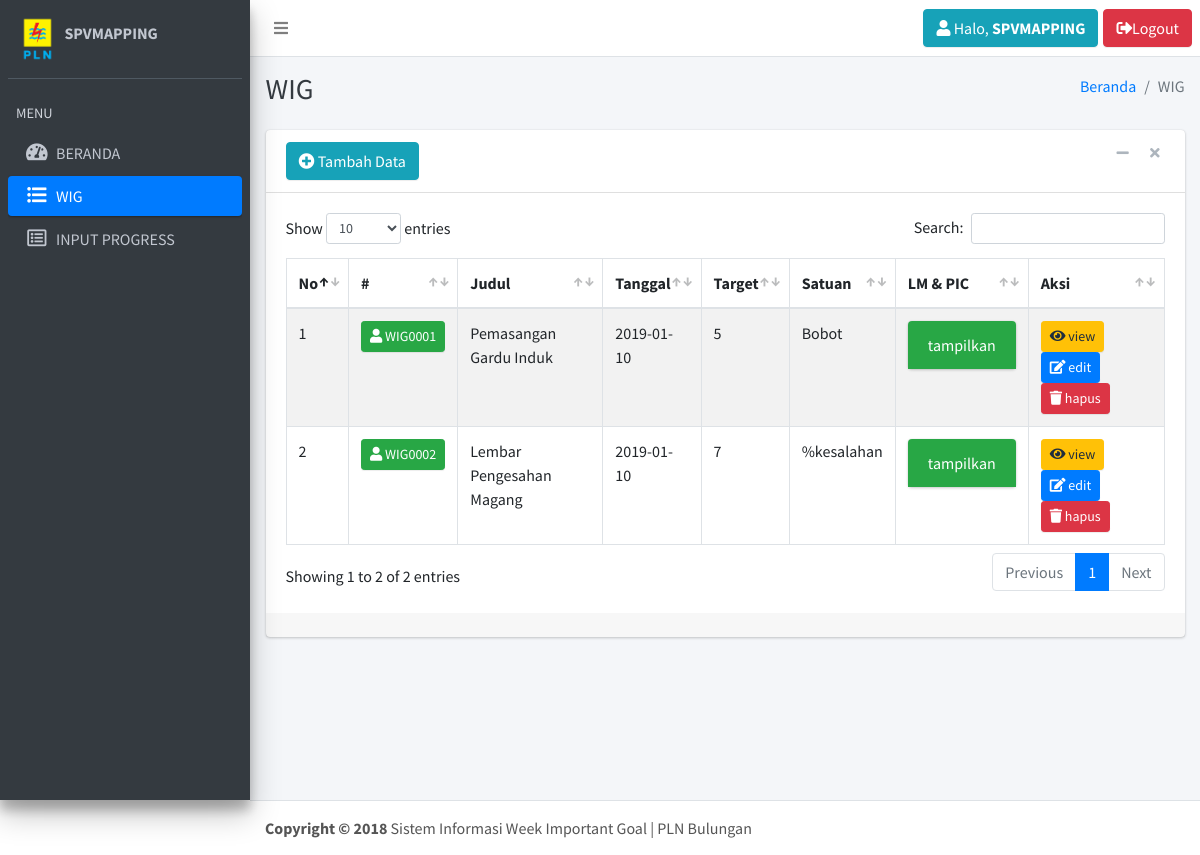
The app's page /index.php?page=wig (signed in), older data.
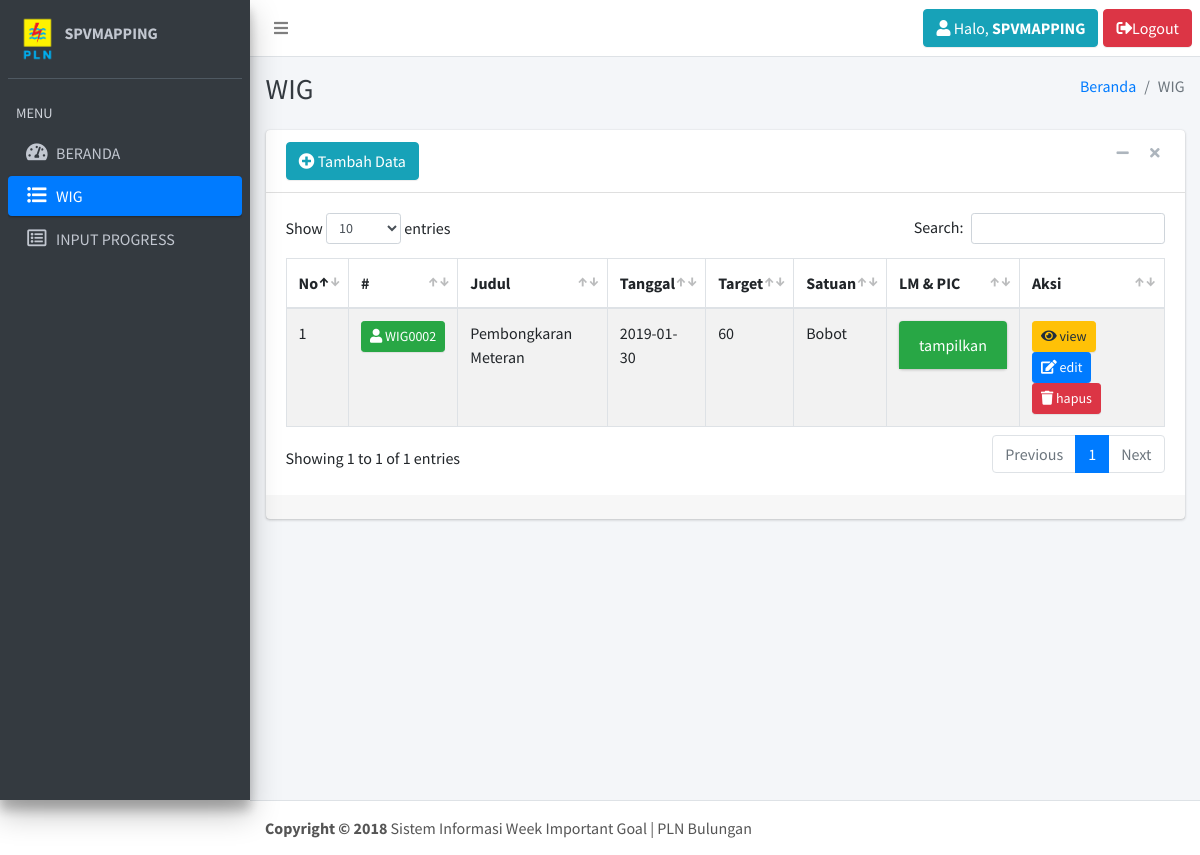
The same page, newer data.
### tables this page shows
CREATE TABLE `tbl_user` (
  `username` varchar(30) NOT NULL,
  `password` varchar(10) NOT NULL,
  `role` int(5) NOT NULL
);

CREATE TABLE `tbl_wig` (
  `id_wig` varchar(15) NOT NULL,
  `username` varchar(30) NOT NULL,
  `judul` text NOT NULL,
  `tanggal` date NOT NULL,
  `target` int(10) NOT NULL,
  `satuan` varchar(25) NOT NULL
);

### page/wig/wig.php (the view, shortened to what this page needs)
<div class="content-wrapper">
    <div class="content-header">
        <div class="container-fluid">
            <div class="row mb-2">
                <div class="col-sm-6">
                    <h1 class="m-0 text-dark">WIG</h1>
                </div>
                <div class="col-sm-6">
                    <ol class="breadcrumb float-sm-right">
                        <li class="breadcrumb-item"><a href="?page=beranda">Beranda</a></li>
                        <li class="breadcrumb-item active">WIG</li>
                    </ol>
                </div>
            </div>
        </div>
    </div>
    <div class="content">
        <div class="container-fluid">
            <div class="row">
                <div class="col-md-12">
                    <div class="card card-default">
                        <div class="card-header">
                            <?php if ($page == 'wig') { ?>
                                <a href="?page=wigtambah" class="btn btn-info"><i class="fas fa-plus-circle"></i> Tambah Data</a>
                            <?php } else { ?>
                                <h4>INPUT PROGRESS WIG</h4>
                            <?php } ?>
                            <div class="card-tools">
                                <button type="button" class="btn btn-tool" data-widget="collapse"><i class="fa fa-minus"></i></button>
                                <button type="button" class="btn btn-tool" data-widget="remove"><i class="fa fa-remove"></i></button>
                            </div>
                        </div>
                        <div class="card-body">
                            <div class="row">
                                <div class="table-responsive">
                                    <table id="example1" class="table table-bordered table-striped">
                                        <thead>
                                            <tr>
                                                <th>No</th>
                                                <th>#</th>
                                                <th>Judul</th>
                                                <th>Tanggal</th>
                                                <?php if ($page == 'wig') { ?>
                                                <th>Target</th>
                                                <th>Satuan</th>
                                                <th>LM & PIC</th>
                                                <?php } ?>
                                                <th><?= ($page == 'wig') ? "Aksi" : "Input Progress" ?></th>
                                            </tr>
                                        </thead>
                                        <tbody>
                                            <?php
                                            $no = 1;
                                            $sql = mysqli_query($conn,"SELECT * FROM tbl_wig WHERE username='$userdata[username]'") or die (mysqli_error($conn));
                                            while($data = mysqli_fetch_array($sql)){ ?>
                                                <tr>
                                                    <td><?= $no ?></td>
                                                    <td><a class="btn btn-success btn-sm" href="#"><i class="fas fa-user"></i> <?= $data['id_wig'] ?></a></td>
                                                    <td><?= $data['judul'] ?></td>
                                                    <td><?= $data['tanggal'] ?></td>
                                                    <?php if ($page == 'wig') { ?>
                                                    <td><?= $data['target'] ?></td>
                                                    <td><?= $data['satuan'] ?></td>
                                                    <td>
                                                    <div class="card card-success">
                                                        <div class="card-header">
                                                            <a data-toggle="collapse" data-parent="#accordion" href="#collapse_<?= $data['id_wig']?>" class="collapsed" aria-expanded="false">
                                                            tampilkan
                                                            </a>
                                                        </div>
                                                        <div id="collapse_<?= $data['id_wig']?>" class="panel-collapse in collapse" style="">
                                                        <div class="card-body">
                                                            <?= GetLM($data['id_wig']) ?>
                                                        </div>
                                                        </div>
                                                    </div>
                                                    </td>
                                                    <?php } ?>
                                                    <td>
                                                        <?php if ($page == 'wig') { ?>
                                                        <a class="btn btn-warning btn-sm" href="?page=wigview&id=<?php echo $data['id_wig']; ?>"><i class="fas fa-eye"></i> view</a>
                                                        <a class="btn btn-primary btn-sm" href="?page=wigedit&id=<?php echo $data['id_wig']; ?>"><i class="fas fa-edit"></i> edit</a>
                                                        <a class="btn btn-danger btn-sm" href="?page=wighapus&id=<?php echo $data['id_wig']; ?>"><i class="fas fa-trash"></i> hapus</a>
                                                        <?php } ?>
                                                    </td>
                                                </tr>
                                            <?php $no++; } ?>
                                </div>
                            </div>
                        </div>
                        <div class="card-footer">
                        </div>
                    </div>
                </div>
            </div>
        </div>
  <footer class="main-footer">
    <strong>Copyright &copy; 2018</strong> Sistem Informasi Week Important Goal | PLN Bulungan
  </footer>

### index.php (shortened to what this page needs)
<?php
    if (!empty($_SESSION['username']) && !empty($_SESSION['password']))
    {
      include "lib/koneksi.php";
?>
<!DOCTYPE html>
<html lang="en">
<head>
  <link rel="stylesheet" href="https://maxcdn.bootstrapcdn.com/font-awesome/4.4.0/css/font-awesome.min.css">
  <link rel="stylesheet" href="https://code.ionicframework.com/ionicons/2.0.1/css/ionicons.min.css">
  <link rel="stylesheet" href="dist/css/adminlte.min.css">
  <link rel="stylesheet" href="plugins/datatables/dataTables.bootstrap4.min.css">
  <link rel="stylesheet" href="plugins/datepicker/datepicker3.css">
  <link rel="stylesheet" href="https://use.fontawesome.com/releases/v5.5.0/css/all.css">
</head>
<body class="hold-transition sidebar-mini">
<div class="wrapper">
  <nav class="main-header navbar navbar-expand bg-white navbar-light border-bottom">
    <?php include("header.php"); ?>
  </nav>
  <aside class="main-sidebar sidebar-dark-primary elevation-4">
    <?php include("sidebar.php"); ?>
  </aside>
  <?php include("content.php"); ?>
</body>
</html>
<?php
} ?>

### header.php (shortened to what this page needs)
<?php
$user = $_SESSION['username'];
$sql = mysqli_query($conn, "SELECT * FROM tbl_user WHERE username='$user'");
$userdata = mysqli_fetch_array($sql);
    function GetLM($params){
        include "lib/koneksi.php";
        $getlm  = mysqli_query($conn, "SELECT lm_pic FROM tbl_lm WHERE id_wig='$params'") or die (mysqli_error($koneksi));
        $datalm = mysqli_fetch_array($getlm);
        $json = json_decode($datalm['lm_pic']);
        $no=1;
        echo "<div class='table-responsive'><table><tr><th>No.</th><th>LM</th><th>PIC</th></tr>";
        echo "</div></table>";
    }
?>
<ul class="navbar-nav">
    <li class="nav-item">
        <a class="nav-link" data-widget="pushmenu" href="#"><i class="fa fa-bars"></i></a>
    </li>
</ul>
<ul class="navbar-nav ml-auto">
    <li class="nav-item">
        <a class="btn btn-info" style="margin-right:5px;" href="#">
        <i class="fas fa-user"></i> Halo, <strong><?= strtoupper($userdata['username']) ?></strong>
        </a>
    </li>
    <li class="nav-item">
        <a class="btn btn-danger" href="?page=logout"><i class="fas fa-sign-out-alt"></i>Logout</a>
    </li>
</ul>

### sidebar.php (shortened to what this page needs)
<div class="sidebar">
    <div class="user-panel mt-3 pb-3 mb-3 d-flex">
        <div class="image">
            <img src="dist/img/PLN.png">
        </div>
        <div class="info">
            <a class="d-block"><strong><?= strtoupper($userdata['username']) ?></strong></a>
        </div>
    </div>
    <nav class="mt-2">
        <ul class="nav nav-pills nav-sidebar flex-column" data-widget="treeview" role="menu" data-accordion="false">
            <li class="nav-header">MENU</li>
            <li class="nav-item">
                <a href="?page=beranda" class="nav-link
                <?php if ($_GET['page'] == 'beranda'){ echo "active"; } ?>">
                <i class="nav-icon fas fa-tachometer-alt"></i>
                    <p>BERANDA</p>
                </a>
            </li>
            <?php if ($userdata['role'] == 1 || $userdata['role'] == 2 ) { ?>
            <li class="nav-item">
                <a href="?page=wig" class="nav-link
                <?php if ($_GET['page'] == 'wig' || $_GET['page'] == 'wigtambah' || $_GET['page'] == 'wigtambahpro' || $_GET['page'] == 'wigedit'
                         || $_GET['page'] == 'wigeditpro' || $_GET['page'] == 'wighapus' || $_GET['page'] == 'wigview'){ echo "active"; } ?>">
                <i class="nav-icon fas fa-list-ul"></i>
                    <p>WIG</p>
                </a>
            </li>
            <li class="nav-item">
                <a href="?page=progress" class="nav-link
                <?php if ($_GET['page'] == 'progress' || $_GET['page'] == 'wigprogress'){ echo "active"; } ?>">
                <i class="nav-icon far fa-list-alt"></i>
                    <p>INPUT PROGRESS</p>
                </a>
            </li>
            <?php } ?>
        </ul>
    </nav>
</div>

### content.php
<?php
  if (isset($_GET['page'])) $page=$_GET['page'];
  else $page="beranda";
  if ($page == "beranda") include("page/beranda.php");
  elseif ($page == "logout") include("page/logout.php");
  elseif ($page == "user")               include("page/user/user.php");
  elseif ($page == "usertambah")         include("page/user/usertambah.php");
  elseif ($page == "usertambahpro")      include("page/user/usertambahpro.php");
  elseif ($page == "useredit")           include("page/user/useredit.php");
  elseif ($page == "usereditpro")        include("page/user/usereditpro.php");
  elseif ($page == "userlihat")          include("page/user/userlihat.php");
  elseif ($page == "userhapus")          include("page/user/userhapus.php");
  elseif ($page == "wig")                include("page/wig/wig.php");
  elseif ($page == "wigtambah")          include("page/wig/wigtambah.php");
  elseif ($page == "wigtambahpro")       include("page/wig/wigtambahpro.php");
  elseif ($page == "wigedit")            include("page/wig/wigedit.php");
  elseif ($page == "wigeditpro")         include("page/wig/wigeditpro.php");
  elseif ($page == "wiglihat")           include("page/wig/wiglihat.php");
  elseif ($page == "wigview")            include("page/wig/wigview.php");
  elseif ($page == "wighapus")           include("page/wig/wighapus.php");
  elseif ($page == "progress")           include("page/wig/wig.php");
  elseif ($page == "wigprogress")        include("page/wig/wigprogress.php");
else echo"Konten tidak ada";
?>

Row changes from the older to the newer data that the page shows:
no longer on this page (row edited): tbl_wig: id_wig "WIG0001", judul "Pemasangan Gardu Induk", tanggal "2019-01-10", target "5", satuan "Bobot"
changed tbl_wig "WIG0002": judul "Lembar Pengesahan Magang" → "Pembongkaran Meteran"; tanggal "2019-01-10" → "2019-01-30"; target "7" → "60"; satuan "%kesalahan" → "Bobot"
Text that changed along with them:
text written by a page script: "Show entries Search: Showing 1 to 2 of 2 entries Previous 1 Next" → "Show entries Search: Showing 1 to 1 of 1 entries Previous 1 Next"
